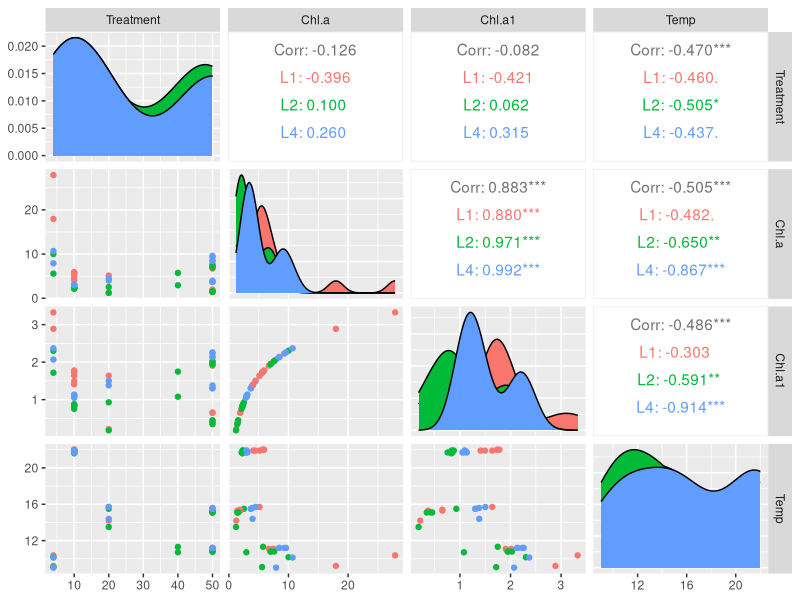
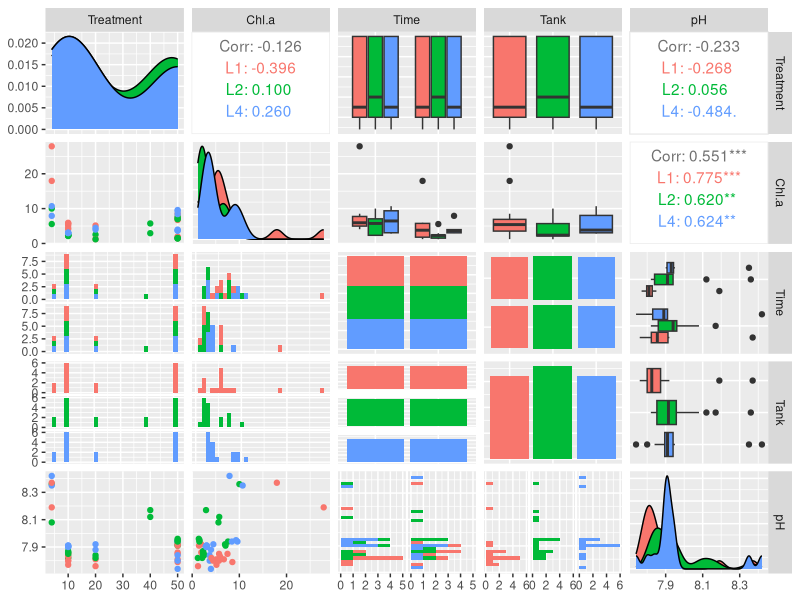
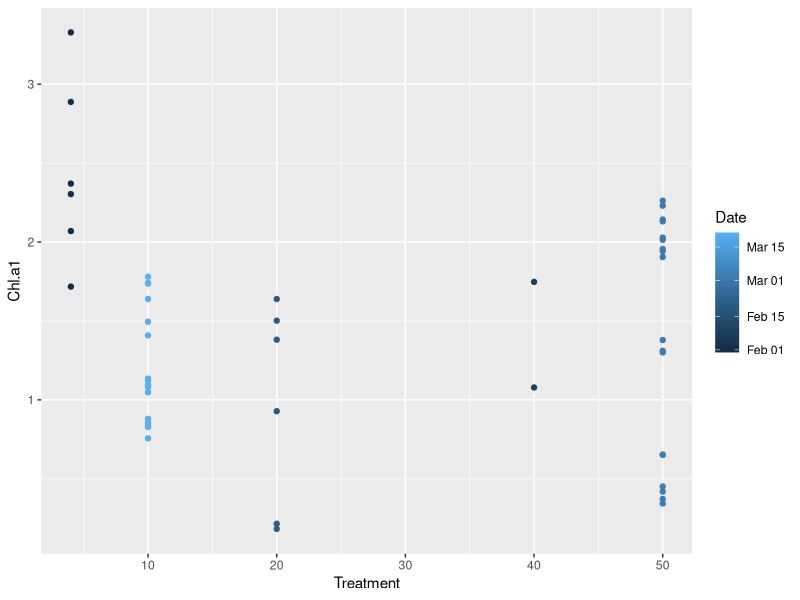
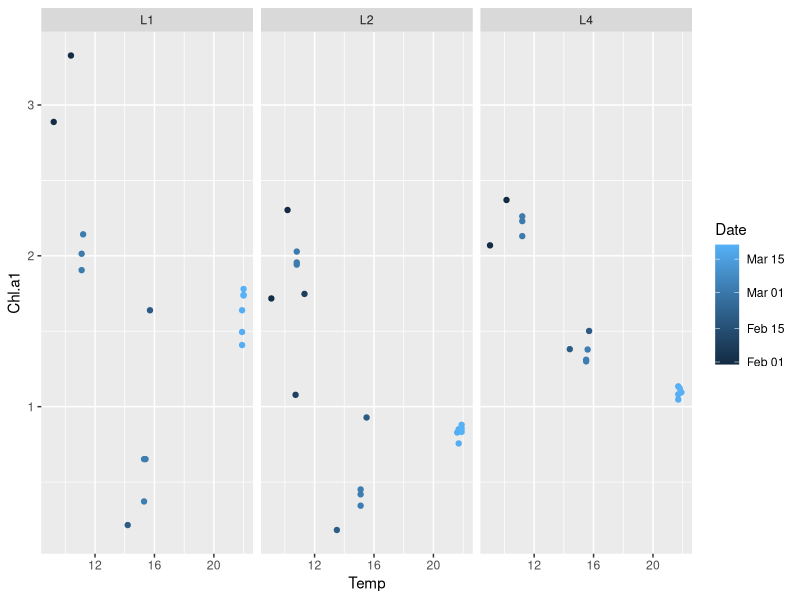
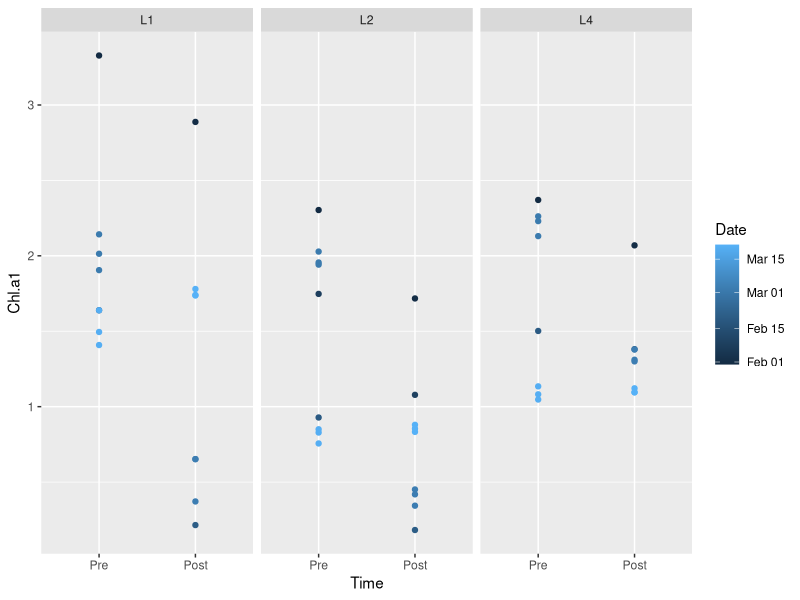

The R script that drew these images, in order: (Note: this script raises an error after producing the figures.)
## ---- chunk 1
# setup the R enviornment for kniting markdown doc properly
library(knitr)
opts_knit$set(root.dir='../')
## ---- chunk 2
chlwq <- read.csv("./Data/ChlaWQReplicateAcuteData1.csv")
## ---- chunk 3
library(ggplot2)
library(GGally)
library(gridExtra)
library(scatterplot3d)
library(MASS)
library(lubridate)
library(lme4)
library(nlme)
library(vegan)
class(chlwq$Date)
## ---- chunk 4
chlwq$Time <- factor(chlwq$Time, levels = c("Pre", "Post")) #making sure pre always comes before post on figures
chlwq$Chl.a1 <- log(chlwq$Chl.a)
#transforming chlorophyll data since it is not normal
## ---- chunk 5
chlwq$Date <- as.Date(chlwq$Date, "%m.%d.%y")
class(chlwq$Date)
chlwq$Date
#changing class, so that R understands these are dates
## ---- chunk 6
ggpairs(chlwq, columns = c("Treatment", "Chl.a", "Chl.a1", "Temp"), columnLabels =  c("Treatment", "Chl.a", "Chl.a1","Temp"), mapping = aes(color = Tank))
#looking for relationships in the data
## ---- chunk 7
chl <- ggpairs(chlwq, columns = c("Treatment", "Chl.a", "Time", "Tank",  "pH"), columnLabels =  c("Treatment", "Chl.a", "Time", "Tank",  "pH"), mapping = aes(color = Tank))
chl
#looking for relationships in the data
## ---- chunk 8
ggplot(chlwq, aes(Treatment, Chl.a1)) +
  geom_point(aes(col=Date))
  facet_wrap(~Tank)

ggplot(chlwq, aes(Temp, Chl.a1)) +
  geom_point(aes(col=Date)) +
  facet_wrap(~Tank)

ggplot(chlwq, aes(Time, Chl.a1)) +
  geom_point(aes(col=Date)) +
  facet_wrap(~Tank)
## ---- chunk 9
main <- lm(Chl.a1 ~ Treatment + Temp + Time + pH + Salinity + Height + Tank, data = chlwq)
summary(main)
#first model with everything
## ---- chunk 10
main2 <- update(main, . ~ . -Salinity - Height)
summary(main2)
#getting rid of a few variables
## ---- chunk 11
main3 <- update(main2, . ~ . + I(Treatment^2) )
summary(main3)
#recognizing that there might be a quadratic response to the treatment variable
## ---- chunk 12
anova(main, main2)
#comparing models
## ---- chunk 13
anova(main2, main3)
#comparing models
## ---- chunk 14
AIC(main)
AIC(main2)
AIC(main3)
## ---- chunk 15
lin4 <- lmer(Chl.a1 ~ Treatment + Temp + Time + Treatment*Temp +  pH  + (1|Tank)  , data = chlwq)
car::Anova(lin4, type = 3)
#bringing in a linear mixed model that I made in my mixed model rmd to compare to these OLS models
## ---- chunk 16
anova(lin4, main3) #linear model is better than fixed effects
## ---- chunk 17
main4 <- update(main3, .~. + (Treatment^2)*Temp)
summary(main4)
#adding in a temperature interaction effect
## ---- chunk 18
anova(main3, main4)
AIC(main4) #main4 model has a better AIC
## ---- chunk 19
main5 <- update(main4, .~. + Treatment:Tank + Ozone)
summary(main5)
print(main5)
#bringing in an interaction effect between my treatment and each replicate tank
## ---- chunk 20
contrasts(chlwq$Tank) #what this tells me is that intercept is L1 and the coefficient for L2 is the difference from L1 and L4 co from L1
#L1 is the average tank, need to average the replicates across the tanks and fit the model that's where I predict chla for each tank and average them 
## ---- chunk 21
par(mfrow = c(2,2))
plot(main4)
## ---- chunk 22
#predict values based on the model and compare them to actual to see how well the model predicts data, compare the two

sim_mod <- lm(Chl.a1 ~ Tank + Treatment + I(Treatment^2) + Temp + 
                  Temp:Treatment + Tank:Treatment +
                  Tank:I(Treatment^2), 
              data = chlwq)
sub_mod <- update(sim_mod, . ~ . - Tank - Tank:Treatment - Tank:I(Treatment^2))
main_mod <- lm(Chl.a1 ~ Treatment + I(Treatment^2), data = chlwq)
summary(sim_mod)
plot(sim_mod)

xrange <- seq(min(chlwq$Treatment), max(chlwq$Treatment), length.out = 100)

tanks <- levels(chlwq$Tank)
plot(Chl.a1 ~ Treatment, data = chlwq, ylim = c(0, 4))
for(i in seq_along(tanks)) {
    lines(xrange, 
          predict(sim_mod, newdata = 
                     data.frame(Tank = tanks[i],
                               Treatment = xrange,
                               Temp = mean(chlwq$Temp))),
          col = i+1)
}
lines(predict(sub_mod, newdata = 
                  data.frame(
                        Treatment = xrange,
                        Temp = mean(chlwq$Temp))),
      lwd = 2)
lines(predict(main_mod, newdata = 
                  data.frame(
                      Treatment = xrange)), col='purple', lwd=4)

avg_pred <- predict(sim_mod, newdata = 
                     data.frame(Tank = rep(tanks, each = 100),
                               Treatment = rep(xrange,
                                               times = 3),
                               Temp = mean(chlwq$Temp)))
avg_pred <- tapply(avg_pred, list(rep(xrange, times = 3)), mean)

lines(xrange, avg_pred, lty = 2, lwd=3)

# obs vs predicted plot

pred <- predict(sim_mod)

plot(chlwq$Chl.a1, pred)
abline(a=0, b=1)

avg_obs <- tapply(chlwq$Chl.a1, list(chlwq$Treatment), mean)
avg_pred <- tapply(pred, list(chlwq$Treatment), mean) 

plot(avg_obs, avg_pred)
abline(a=0, b=1)
## ---- chunk 23
plot(Chl.a1 ~ Treatment, data = chlwq, ylim = c(0, 4), xlab = 'Overall Treatment (%)', ylab = 'log(Chlorophyll Concentration (ug/L))')

    
lines(predict(main_mod, newdata = 
                  data.frame(
                      Treatment = xrange)), col='purple', lwd=4)

avg_pred <- predict(sim_mod, newdata = 
                     data.frame(Tank = rep(tanks, each = 100),
                               Treatment = rep(xrange,
                                               times = 3),
                               Temp = mean(chlwq$Temp)))
avg_pred <- tapply(avg_pred, list(rep(xrange, times = 3)), mean)

lines(xrange, avg_pred, lty = 2, lwd=3)

legend('top', legend=c("Predictor: Treatment", "Full Model"),
       col=c("purple", "black"), lty=1:2, cex=0.8,
       title="Line types", text.font=4, bg='lightblue')


## ---- chunk 24
plot(Chl.a ~ Treatment, data = chlwq, ylim = c(0, 20), xlab = 'Overall Treatment (%)', ylab = 'Chlorophyll Concentration (ug/L)')

    
lines(predict(main_mod, newdata = 
                  data.frame(
                      Treatment = xrange)), col='purple', lwd=4)

avg_pred <- predict(sim_mod, newdata = 
                     data.frame(Tank = rep(tanks, each = 100),
                               Treatment = rep(xrange,
                                               times = 3),
                               Temp = mean(chlwq$Temp)))
avg_pred <- tapply(avg_pred, list(rep(xrange, times = 3)), mean)

lines(xrange, avg_pred, lty = 2, lwd=3)

legend('top', legend=c("Predictor: Treatment", "Full Model"),
       col=c("purple", "black"), lty=1:2, cex=0.8,
       title="Line types", text.font=4, bg='lightblue')
## ---- chunk 25
sim_mod <- lm(Chl.a1 ~ Tank + Treatment + I(Treatment^2) + Temp + 
                  Temp:Treatment + Tank:Treatment +
                  Tank:I(Treatment^2) + Time, 
              data = chlwq)

cc <- sub_mod$coefficients
eqn <- paste("Y =", paste(round(cc[1],2), paste(round(cc[-1],2), names(cc[-1]), sep=" * ", collapse=" + "), sep=" + "), "+ e")
eqn 
#looking at the equation based on the model fit
## ---- chunk 26
Y = 3.16 + -0.06 * 30 + -0.02 * 30 + -0.29 #prediction for post chl.a if temp = 30 and treatment = 30
Y
10^Y 
#having a negative correlation for temperature doesn't makes sense, as a higher temperature should not lower the chlorophyll a concentration left, but increase it
## ---- chunk 27
acf(chlwq$Chl.a) #looking for autocorrelation
#appear to have weak autocorrelation, only a few points outside of the 95% confidence interval
## ---- chunk 28

chladist <- dist(chlwq$Chl.a)
xy_dist <- dist(chlwq$Date)
## ---- chunk 29
max_dist = max(xy_dist) / 2

# plot result
plot(xy_dist, chladist)
abline(lm(chladist ~ xy_dist), lwd=3, col='red')
lines(lowess(xy_dist, chladist), lwd=3, col='pink')
abline(v = max_dist, col='red', lwd=3, lty=2)
## ---- chunk 30
obs_cor = cor(xy_dist, chladist)
obs_cor
## ---- chunk 31
chlamantel = mantel(xy_dist, chladist)
chlamantel
## ---- chunk 32
chl_gls <- gls(Chl.a1 ~ Tank + Treatment + I(Treatment^2) + Temp + 
                  Temp:Treatment + Tank:Treatment +
                  Tank:I(Treatment^2) + Time, 
              data = chlwq)
plot(Variogram (chl_gls))
## ---- chunk 33
chl_exp = update(chl_gls, corr=corExp())
# examine fit of error model to the raw model residuals
# note this function defaults to displaying pearson standardized residuals
# resType='p' or resType='pearson'
plot(Variogram(chl_exp, maxDist = max_dist))
## ---- chunk 34
# that doesn't look so good because clearly the model does not fit the error 
# very well, it appears that there is a nugget (i.e., non-zero y-intercept)
# Let's examine the normalized residuals in which the residuals are 
# devided by the estimate of the variance-covariance matrix. If the model
# fits well these residuals should be normally distributed.
plot(Variogram(chl_exp, resType='normalized', maxDist = max_dist))
## ---- chunk 35
# we see a little bit of a trend in the residuals but not too bad

# let's look at the same model but with a nugget
chl_exp_nug = update(chl_exp, corr=corExp(nugget=T))
plot(Variogram(chl_exp_nug, maxDist = max_dist))
## ---- chunk 36
plot(Variogram(chl_exp_nug, resType='n', maxDist = max_dist))
## ---- chunk 37
# those look like they provide a better fit to the data

# let's examine the rational quadratic error model
chl_rat_nug = update(chl_gls, corr=corRatio(nugget=T))
# examine fit of error model to model residuals
plot(Variogram(chl_rat_nug, maxDist = max_dist))
## ---- chunk 38
plot(Variogram(chl_rat_nug, resType='n', maxDist = max_dist))
## ---- chunk 39
# this model seems to fit about as a good as the exponential with the nugget

# let's compare the models
anova(chl_gls, chl_exp, chl_exp_nug, chl_rat_nug, test=F)
## ---- chunk 40
#it appears that hte exponential model is the best followed closely by the exponential and rational models with nuggests
summary(chl_exp)
## ---- chunk 41
anova(main5, chl_exp)
## ---- chunk 42
main6 <- update(main5,  .~. - pH - Time - Tank - Tank:Treatment)
summary(main6)
cc <- main6$coefficients
eqn <- paste("Y =", paste(round(cc[1],2), paste(round(cc[-1],2), names(cc[-1]), sep=" * ", collapse=" + "), sep=" + "), "+ e")
eqn 
#looking at the equation based on the model fit
## ---- chunk 43
Y = 0.47 + (-0.16 * 20) + (0.31 * 30) + (-0.01 * 20^2) + -2.45  + (-0.01)
#treatment = 20, temp = 30
Y
10^Y

## ---- chunk 44
